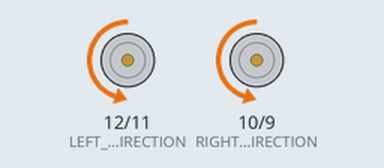
This sketch was run on a simulated Arduino Uno, built with avr-gcc and run on an emulated ATmega328P. On the bench: direction and speed pins drawn as motors (green arrow = direction pin HIGH = forward, orange = LOW = backward, longer = more drive).

Above: at 0.5 s.
At 2.5 s:
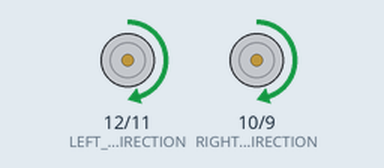
At 4.5 s:
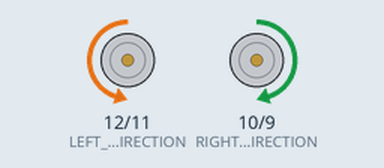
At 9.5 s:
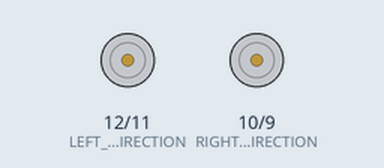
Timing chart, 0 to 10.4 s (numbered marks = the images above):
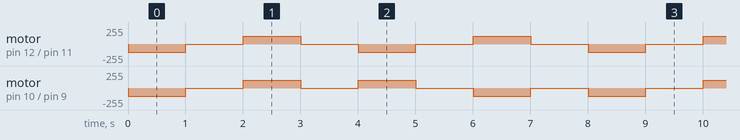

The sketch:

motors.ino
```cpp
#define SPEED 120
#define DELAY 1000
#define LEFT_MOTOR_DIRECTION 12
#define RIGHT_MOTOR_DIRECTION 10
#define LEFT_MOTOR_PWM 11
#define RIGHT_MOTOR_PWM 9
#define FRONT 0
#define BACK 1

void stop(unsigned long ms = 0) {
  analogWrite(LEFT_MOTOR_PWM, 0);
  analogWrite(RIGHT_MOTOR_PWM, 0);
  if (ms) delay(ms);
}

void forward(uint8_t speed = SPEED, unsigned long ms = 0) {
  digitalWrite(LEFT_MOTOR_DIRECTION, FRONT);
  digitalWrite(RIGHT_MOTOR_DIRECTION, FRONT);
  analogWrite(LEFT_MOTOR_PWM, speed);
  analogWrite(RIGHT_MOTOR_PWM, speed);
  if (ms) delay(ms);
}

void backward(uint8_t speed = SPEED, unsigned long ms = 0) {
  digitalWrite(LEFT_MOTOR_DIRECTION, BACK);
  digitalWrite(RIGHT_MOTOR_DIRECTION, BACK);
  analogWrite(LEFT_MOTOR_PWM, speed);
  analogWrite(RIGHT_MOTOR_PWM, speed);
  if (ms) delay(ms);
}

void right(uint8_t speed = SPEED, unsigned long ms = 0) {
  digitalWrite(LEFT_MOTOR_DIRECTION, FRONT);
  digitalWrite(RIGHT_MOTOR_DIRECTION, BACK);
  analogWrite(LEFT_MOTOR_PWM, speed);
  analogWrite(RIGHT_MOTOR_PWM, speed);
  if (ms) delay(ms);
}

void left(uint8_t speed = SPEED, unsigned long ms = 0) {
  digitalWrite(LEFT_MOTOR_DIRECTION, BACK);
  digitalWrite(RIGHT_MOTOR_DIRECTION, FRONT);
  analogWrite(LEFT_MOTOR_PWM, speed);
  analogWrite(RIGHT_MOTOR_PWM, speed);
  if (ms) delay(ms);
}

void setup() {
  pinMode(LEFT_MOTOR_DIRECTION, OUTPUT);
  pinMode(LEFT_MOTOR_PWM, OUTPUT);
  pinMode(RIGHT_MOTOR_DIRECTION, OUTPUT);
  pinMode(RIGHT_MOTOR_PWM, OUTPUT);
}

void loop() {
  forward(SPEED, DELAY);
  stop(DELAY);
  backward(SPEED, DELAY);
  stop(DELAY);
  right(SPEED, DELAY);
  stop(DELAY);
  left(SPEED, DELAY);
  stop(DELAY);
}
```

Measured:
- by itself, motor on pin 12 (LEFT_MOTOR_DIRECTION) / pin 11 (LEFT_MOTOR_PWM): repeats every 4.0 s: stopped 1.0 s, forward 120/255 1.0 s, stopped 1.0 s, backward 120/255 1.0 s
- by itself, motor on pin 10 (RIGHT_MOTOR_DIRECTION) / pin 9 (RIGHT_MOTOR_PWM): repeats every 8.0 s: 2 × (stopped 1.0 s, forward 120/255 1.0 s), 2 × (stopped 1.0 s, backward 120/255 1.0 s)
